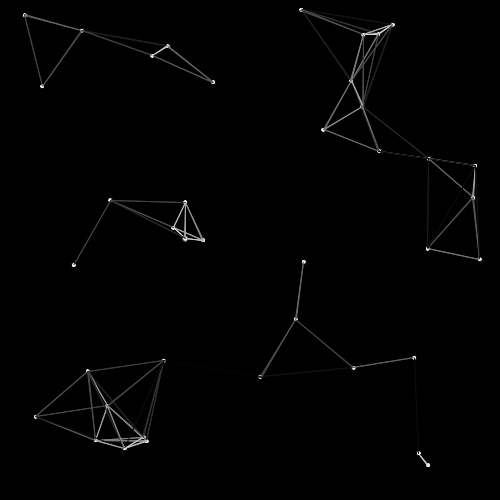
Frame 1 (no input)
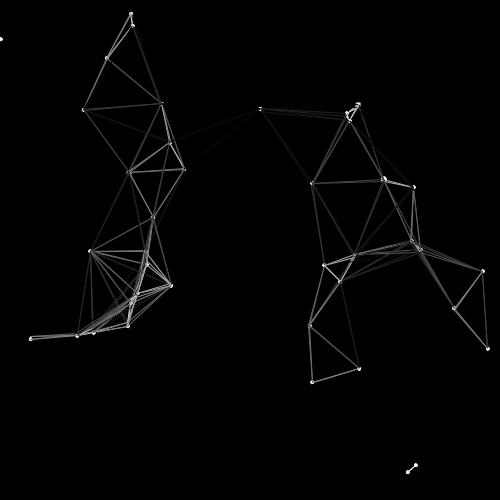
Frame 60 (the mouse pressed at the canvas centre just before this capture)
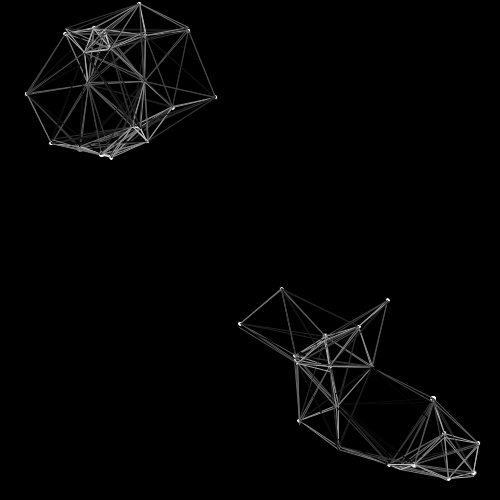
Frame 120 (the mouse held since frame 60 and released just before this capture)

The Processing sketch that drew these frames (run headless with seeded random() and noise(); from frame 60 on, the mouse is pressed at the canvas centre):

// Processing sketch: week03_6_attraction
// ── week03_6_attraction.pde
void setup(){
  size(500,500);
  for(int i=0;i<N;i++){
    x[i] = random(500);
    y[i] = random(500);
    dx[i] = random(-1,+1);//dx = random(-1,+1);//亂數往哪裡跑
    dy[i] = random(-1,+1);//dy = random(-1,+1);//亂數往哪裡跑
  }
}
int N = 40; 
float [] x = new float[N];//float x=250, y=250;
float [] y = new float[N];
float [] dx = new float[N];//float dx=1, dy=1;
float [] dy = new float[N];
void draw(){
  background(0);
  for(int i=0;i<N;i++){
    ellipse(x[i],y[i],5,5);
    for(int k=0;k<N;k++){
      float d = (dist(x[i],y[i],x[k],y[k])); //dist距離
      stroke(2.55*(100-d));
      if(d<100){
        line(x[i],y[i],x[k],y[k]);
        dx[i] += (x[k]-x[i])*0.00003;//加一點點吸引力
        dy[i] += (x[k]-y[i])*0.00003;//加一點點吸引力
      }
   }
    x[i] += dx[i];
    y[i] += dy[i];
    if(x[i]<0 || x[i]>500) dx[i] = -dx[i];
    if(y[i]<0 || y[i]>500) dy[i] = -dy[i];
  }
}
